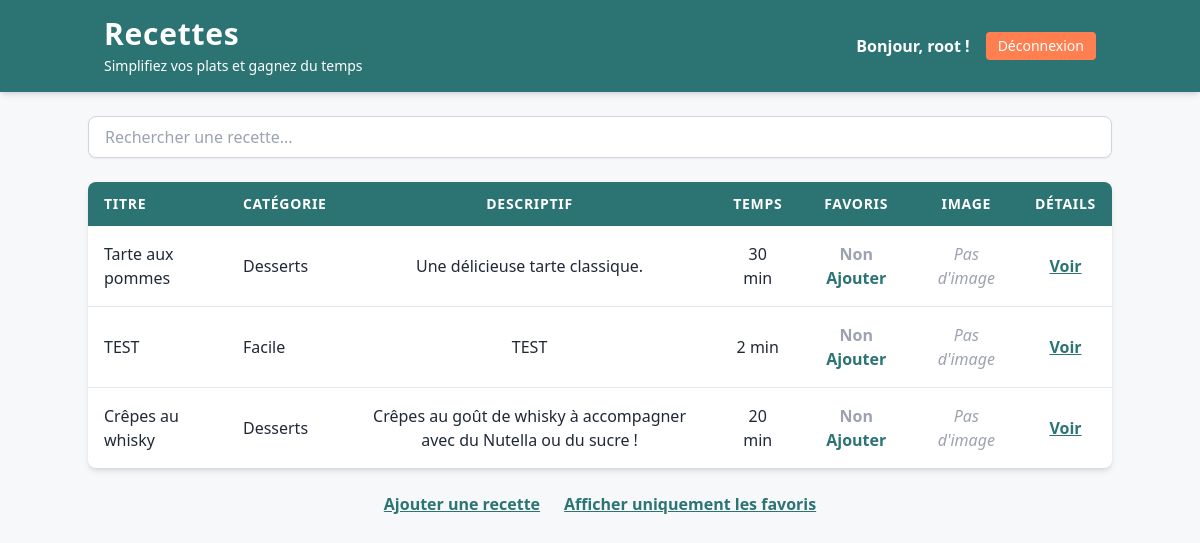
Page / (signed in) on the earlier database version.
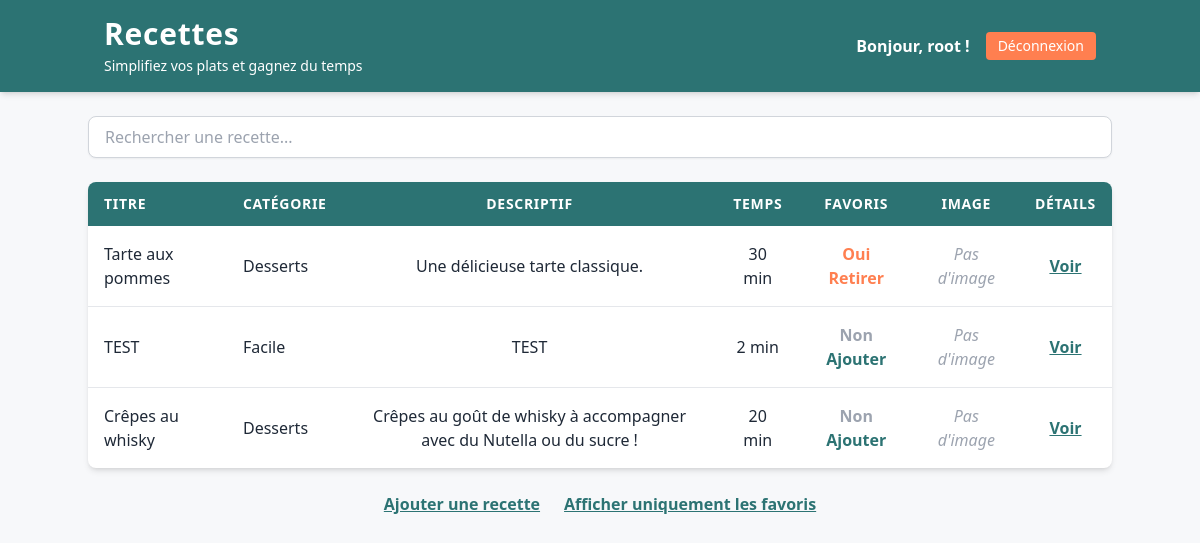
Same page on the later database version.
### recettes/models.py (models this page shows, shortened)
class Recette(models.Model):
    titre = models.CharField(max_length=200)
    description = models.TextField()
    categorie = models.ForeignKey(
        Categorie, on_delete=models.CASCADE, related_name='recettes'
    )  # Lien avec le modèle Categorie
    temps_preparation = models.IntegerField()
    temps_cuisson = models.IntegerField()
    ingredients = models.TextField()
    image = models.ImageField(upload_to='images/', null=True, blank=True)

class Categorie(models.Model):
    nom = models.CharField(max_length=100, unique=True)  # Le nom de la catégorie doit être unique

### recettes/views.py (the view)
# urls.py: 2. Add a URL to urlpatterns:  path('', views.home, name='home')
def home(request):
    rows = Recette.objects.all()
    if request.user.is_authenticated:
        favoris_ids = Favori.objects.filter(user=request.user).values_list('recette_id', flat=True)
        favoris_ids = [int(f) for f in favoris_ids]  # Force les IDs à être des entiers
    else:
        favoris_ids = []  # Aucun favori pour un utilisateur non connecté
    return render(request, 'recettes.html', {'rows': rows, 'favoris_ids': favoris_ids})

### recettes/templates/recettes.html (shortened to what the changed rows need)
<!DOCTYPE html>
<html lang="fr">
<head>
  <script src="https://cdn.tailwindcss.com"></script>
</head>
<body class="bg-LightGray text-gray-800">
  <header class="bg-Blue text-white py-4 shadow-md">
    <div class="container mx-auto px-4 flex justify-between items-center">
      <div>
        <h1 class="text-3xl font-extrabold tracking-wide">Recettes</h1>
      </div>
    </div>
  </header>
  <main class="p-6">
    <div class="container mx-auto bg-white shadow-md rounded-lg overflow-hidden">
      <table class="min-w-full">
        <thead class="bg-Blue text-white text-sm uppercase tracking-wider">
          <tr>
            <th class="px-4 py-3 text-left">Titre</th>
            <th class="px-4 py-3 text-left">Catégorie</th>
            <th class="px-4 py-3 text-center">Descriptif</th>
            <th class="px-4 py-3 text-center">Temps</th>
            <th class="px-4 py-3 text-center">Favoris</th>
            <th class="px-4 py-3 text-center">Image</th>
            <th class="px-4 py-3 text-center">Détails</th>
          </tr>
        </thead>
        <tbody class="divide-y divide-gray-200">
          {% for row in rows %}
          <tr class="hover:bg-gray-100 transition">
            <td class="px-4 py-4">{{ row.titre }}</td>
            <td class="px-4 py-4">{{ row.categorie.nom }}</td>
            <td class="px-4 py-4 text-center">{{ row.description }}</td>
            <td class="px-4 py-4 text-center">{{ row.temps_preparation }} min</td>
            <td class="px-4 py-4 text-center">
              {% if row.id in favoris_ids %}
                <span class="text-Red font-semibold">Oui</span>
                <a href="{% url 'toggle_favoris' row.pk %}"
                   class="text-Red font-semibold hover:text-red-600 transition">
                  Retirer
                </a>
              {% else %}
                <span class="text-gray-400 font-semibold">Non</span>
                <a href="{% url 'toggle_favoris' row.pk %}"
                   class="text-Blue font-semibold hover:text-teal-700 transition">
                  Ajouter
                </a>
              {% endif %}
            </td>
            <td class="px-4 py-4 text-center">
              {% if row.image %}
                <img src="{{ row.image.url }}" alt="Recette" class="w-16 h-16 rounded-lg mx-auto">
              {% else %}
                <span class="text-gray-400 italic">Pas d'image</span>
              {% endif %}
            </td>
            <td class="px-4 py-4 text-center">
              <a href="{% url 'details' row.id %}"
                 class="text-Blue font-semibold underline hover:text-teal-700 transition">
                Voir
              </a>
            </td>
          </tr>
          {% empty %}
          <tr>
            <td colspan="7" class="px-4 py-4 text-center text-gray-500 italic">
              Aucune recette disponible.
            </td>
          </tr>
          {% endfor %}
        </tbody>
      </table>
    </div>
  </main>
</body>
</html>

Differences in the rows shown:
changed Recette "Tarte aux pommes": text "Non Ajouter" → "Oui Retirer"
